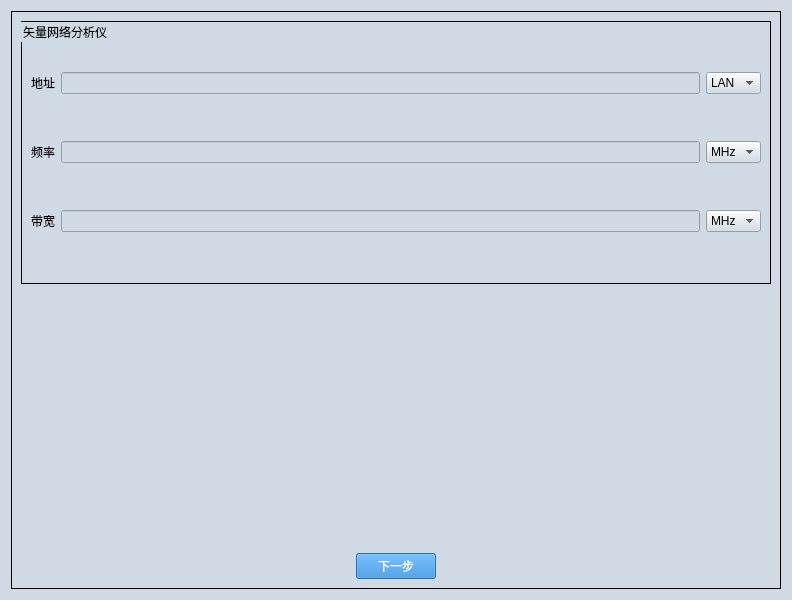
<?xml version="1.0" encoding="UTF-8"?>
<ui version="4.0">
 <class>Dialog</class>
 <widget class="QDialog" name="Dialog">
  <property name="geometry">
   <rect>
    <x>0</x>
    <y>0</y>
    <width>792</width>
    <height>600</height>
   </rect>
  </property>
  <property name="font">
   <font>
    <family>Microsoft YaHei</family>
    <pointsize>14</pointsize>
   </font>
  </property>
  <property name="windowTitle">
   <string>Dialog</string>
  </property>
  <property name="styleSheet">
   <string notr="true">QDialog{
background-color:#D0DAE5;
}

QTextBrower{
background-color:#D0DAE5;
}

QLineEdit{
background-color:#D0DAE5;
}

QWidget{
background-color:#D0DAE5;
}

QStackedWidget{
background-color:#D0DAE5;
}

QHeaderView{
background-color:#D0DAE5;
}

QLabel{
font-size:12px;
font-family:Microsoft YaHei;
background-color:#D0DAE5;
}

QPushButton{         /*按钮自适应拉伸背景*/
border-width: 2px 15px 2px 15px;
background-color:#2884D8;
color: #FFFFFF;
font-size:12px;
font-family:Microsoft YaHei;
}

QGroupBox{
font-size:12px;
font-family:Microsoft YaHei;
border:1px solid rgb(0, 0, 0); 
}</string>
  </property>
  <layout class="QGridLayout" name="gridLayout_2">
   <item row="0" column="0">
    <widget class="QGroupBox" name="groupBox">
     <property name="title">
      <string/>
     </property>
     <layout class="QGridLayout" name="gridLayout_4" rowstretch="1,0,1,0">
      <item row="3" column="0" colspan="2">
       <layout class="QGridLayout" name="gridLayout">
        <item row="0" column="0">
         <spacer name="horizontalSpacer">
          <property name="orientation">
           <enum>Qt::Horizontal</enum>
          </property>
          <property name="sizeHint" stdset="0">
           <size>
            <width>40</width>
            <height>20</height>
           </size>
          </property>
         </spacer>
        </item>
        <item row="0" column="1">
         <widget class="QPushButton" name="pushButton_next">
          <property name="text">
           <string>下一步</string>
          </property>
         </widget>
        </item>
        <item row="0" column="2">
         <spacer name="horizontalSpacer_2">
          <property name="orientation">
           <enum>Qt::Horizontal</enum>
          </property>
          <property name="sizeHint" stdset="0">
           <size>
            <width>40</width>
            <height>20</height>
           </size>
          </property>
         </spacer>
        </item>
       </layout>
      </item>
      <item row="0" column="0" rowspan="2" colspan="2">
       <layout class="QHBoxLayout" name="horizontalLayout">
        <item>
         <widget class="QGroupBox" name="groupBox_4">
          <property name="title">
           <string>矢量网络分析仪</string>
          </property>
          <layout class="QGridLayout" name="gridLayout_5">
           <item row="0" column="2">
            <widget class="QComboBox" name="comboBox_na_addr">
             <item>
              <property name="text">
               <string>LAN</string>
              </property>
             </item>
            </widget>
           </item>
           <item row="1" column="0">
            <widget class="QLabel" name="label_7">
             <property name="text">
              <string>频率</string>
             </property>
            </widget>
           </item>
           <item row="1" column="1">
            <widget class="QLineEdit" name="lineEdit_freq_na"/>
           </item>
           <item row="1" column="2">
            <widget class="QComboBox" name="comboBox_na_freq">
             <item>
              <property name="text">
               <string>MHz</string>
              </property>
             </item>
            </widget>
           </item>
           <item row="2" column="0">
            <widget class="QLabel" name="label_8">
             <property name="text">
              <string>带宽</string>
             </property>
            </widget>
           </item>
           <item row="2" column="1">
            <widget class="QLineEdit" name="lineEdit_bw_na"/>
           </item>
           <item row="2" column="2">
            <widget class="QComboBox" name="comboBox_sa_bw">
             <item>
              <property name="text">
               <string>MHz</string>
              </property>
             </item>
            </widget>
           </item>
           <item row="0" column="1">
            <widget class="QLineEdit" name="lineEdit_addr_na"/>
           </item>
           <item row="0" column="0">
            <widget class="QLabel" name="label_9">
             <property name="text">
              <string>地址</string>
             </property>
            </widget>
           </item>
          </layout>
         </widget>
        </item>
       </layout>
      </item>
     </layout>
    </widget>
   </item>
  </layout>
 </widget>
 <resources>
  <include location="iconQrc.qrc"/>
 </resources>
 <connections/>
</ui>
